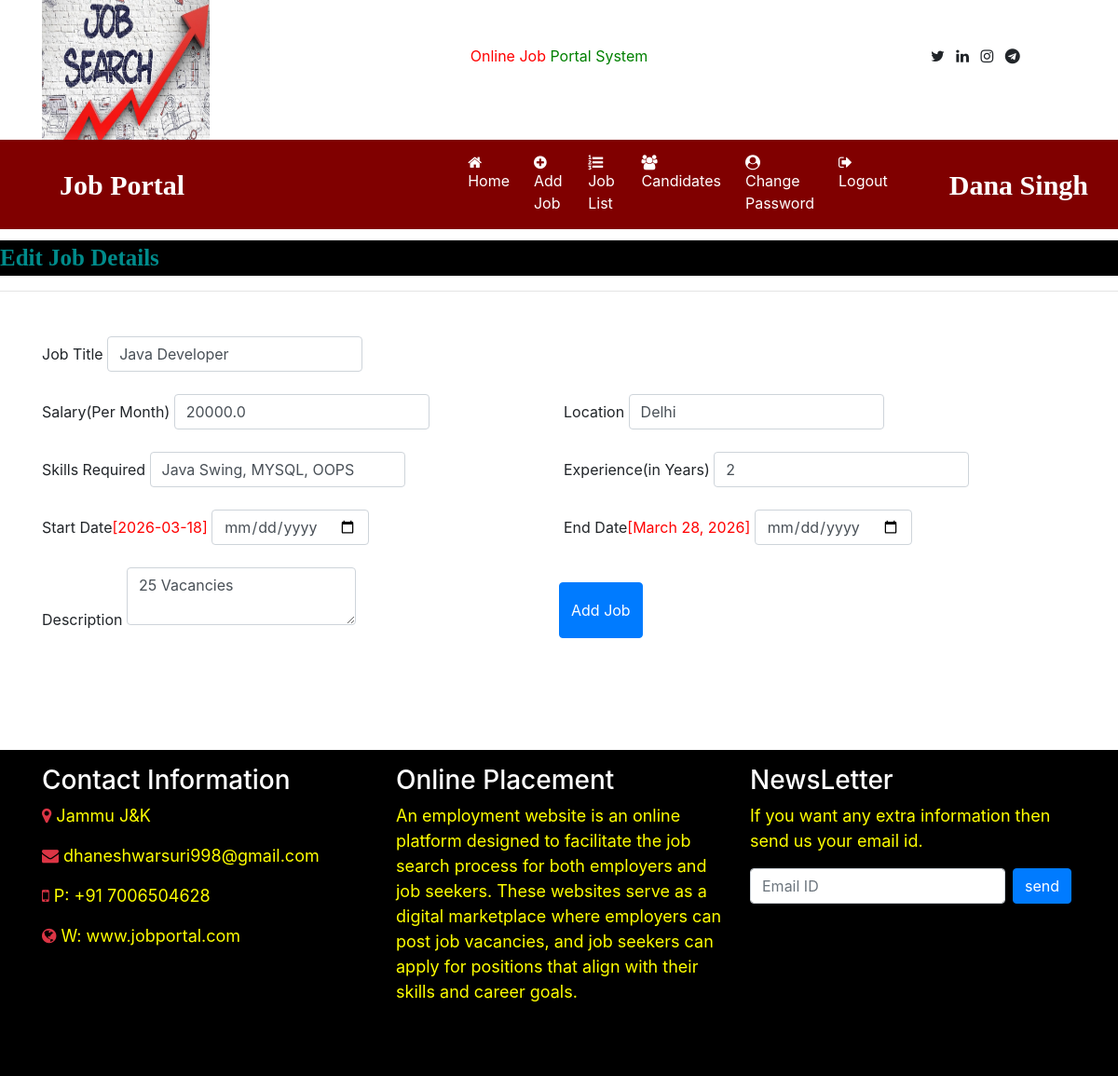
Screenshot of /edit_jobdetail/1 (signed in) with the database file from the repository.
### job/models.py (models this page shows, shortened)
class Job(models.Model):
    recruiter = models.ForeignKey(Recruiter, on_delete=models.CASCADE)
    start_date = models.CharField(max_length=15, null=True)
    end_date = models.DateField(null=True)
    title = models.CharField(max_length=20, null=True)
    salary = models.FloatField(max_length=10, null=True)
    image = models.ImageField(upload_to="job_images", null=True)
    description = models.CharField(max_length=200, null=True)
    experience = models.CharField(max_length=20, null=True)
    location = models.CharField(max_length=20, null=True)
    skills = models.CharField(max_length=50, null=True)
    creation_date = models.CharField(max_length=20, null=True)

### job/views.py (the view, shortened to what this page needs)
# urls.py: path('edit_jobdetail/<int:pid>', edit_jobdetail, name='edit_jobdetail'),
def edit_jobdetail(request, pid):
    if not request.user.is_authenticated:
        return redirect('recruiter_login')
    error = None
    job = Job.objects.get(id=pid)
    d = {'error': error, 'job': job}
    return render(request, 'edit_jobdetail.html', d)

### job/templates/edit_jobdetail.html (shortened to what this page needs)
{%load static %}
{% block body %}
    {% include 'recruiter_navigation.html' %}
    <marquee style="font-family: 'Monotype Corsiva',serif ; font-size: 25px ; color: darkcyan ; background-color: black ; font-weight: bold ; margin-top: 1% ">
    Edit Job Details
    </marquee>
<hr>
    <form class="container mt-5" method="post" enctype="multipart/form-data">
    <div class="form-row">
        <div class="form-group col-md-12">
<label>Job Title</label>
            <label>
                <input type="text" class="form-control" name="title" value="{{ job.title }}" required>
            </label>
        </div>
<div class="form-group col-md-6">
<label>Salary(Per Month)</label>
    <label>
        <input type="text" class="form-control" name="salary" value="{{ job.salary }}" required>
    </label>
</div>
<div class="form-group col-md-6">
<label>Location</label>
    <label>
        <input type="text" class="form-control" name="location" value="{{ job.location }}" required>
    </label>
</div>
<div class="form-group col-md-6">
<label>Skills Required</label>
    <label>
        <input type="text" class="form-control" name="skills" value="{{ job.skills }}" required>
    </label>
</div>
<div class="form-group col-md-6">
<label>Experience(in Years)</label>
    <label>
        <input type="text" class="form-control" name="experience" value="{{ job.experience}}" required>
    </label>
</div>
<div class="form-group col-md-6">
    <label>Start Date</label><span style="color: red">[{{ job.start_date}}]</span>
    <label>
        <input type="date" class="form-control" name="start_date"  >
    </label>
</div>
<div class="form-group col-md-6">
<label>End Date</label><span style="color: red">[{{ job.end_date }}]</span>
    <label>
        <input type="date" class="form-control" name="end_date" >
    </label>
</div>
<div class="form-group col-md-6">
<label>Description</label>
    <label>
        <textarea class="form-control" name="description" >{{ job.description }}</textarea>
    </label>
</div>
<br>
<input type="submit" value="Add Job" class="btn btn-primary my-3">
    </div>
    </form>
{% include 'footer.html' %}
{% endblock %}

### job/templates/recruiter_navigation.html (shortened to what this page needs)
<html lang="">
<head>
    {% load static %}
  <link rel="stylesheet" href="https://cdn.jsdelivr.net/npm/bootstrap@4.6.2/dist/css/bootstrap.min.css">
<link rel="stylesheet" href="https://cdnjs.cloudflare.com/ajax/libs/font-awesome/4.7.0/css/font-awesome.min.css">
</head>
<body>
<div class="container">
    <div class="row">
        <div class="col-sm-3">
            <img src="{% static 'images/13420080.jpg' %}" style="width:180px; height:150px" alt="">
        </div>
        <div class="col-sm-6 mt-5 text-center">
            <span>
                <span style = "color: red">Online Job</span>
                <span style = "color: green">Portal System</span>
            </span>
        </div>
        <div class="col-sm-3 mt-5" style="padding-left: 10%">
            <span><i class=" fa fa-twitter"></i></span>
            <span><i class=" fa fa-linkedin pl-2"></i></span>
            <span><i class=" fa fa-instagram pl-2"></i></span>
            <span><i class=" fa fa-telegram pl-2"></i></span>
        </div>
    </div>
</div>
<nav class="navbar navbar-expand-sm" style="background-color: maroon">
    <a class="navbar-brand text-white pl-5 font-weight-bold" style="font-family: 'Monotype Corsiva',serif; font-size: 30px">Job Portal</a>
    <ul class="navbar-nav">
        <li class="nav-item">
            <a class="nav-link" href="{% url 'recruiter_home' %}" style="margin-left: 280px"><i class="fa fa-home mr-1"></i>Home</a>
        </li>
        <li class="nav-item">
            <a class="nav-link" href="{% url 'add_job' %}"><i class="fa fa-plus-circle mr-1"></i>Add Job</a>
        </li>
        <li class="nav-item">
            <a class="nav-link" href="{% url 'job_list' %}"><i class="fa fa-list-ol mr-1"></i>Job List</a>
        </li>
        <li class="nav-item">
            <a class="nav-link" href="#"><i class="fa fa-users mr-1"></i>Candidates</a>
        </li>
        <li class="nav-item">
            <a class="nav-link" href="#"><i class="fa fa-user-circle mr-1"></i>Change Password</a>
        </li>
         <li class="nav-item">
            <a class="nav-link" href="{% url 'Logout' %}"><i class="fa fa-sign-out mr-1"></i>Logout</a>
        </li>
    </ul>
    <a class="navbar-brand text-white pl-5 font-weight-bold" style="font-family: 'Monotype Corsiva',serif; font-size: 30px">{{ request.user.first_name }} {{ request.user.last_name }}</a>
</nav>
</body>
</html>

### job/templates/recruiter_navigation.html (style rules this page uses)
.nav-link { color: white; margin-right: 10px; }

### rows the page displays
Job: title "Java Developer", salary "20000.0", location "Delhi", skills "Java Swing, MYSQL, OOPS", experience "2", start_date "2026-03-18", end_date "March 28, 2026", description "25 Vacancies"

### other values shown
{{ request.user.first_name }} "Dana"
{{ request.user.last_name }} "Singh"
